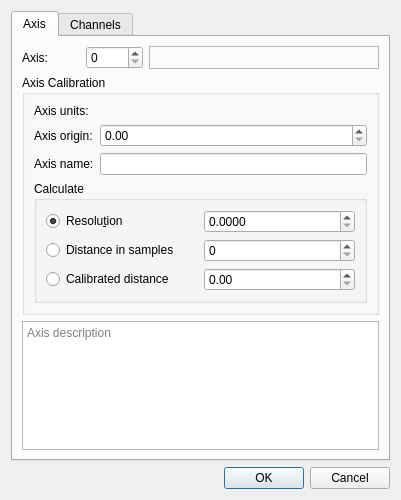
<?xml version="1.0" encoding="UTF-8"?>
<ui version="4.0">
 <class>AxesCalibrationDialog</class>
 <widget class="QDialog" name="AxesCalibrationDialog">
  <property name="windowModality">
   <enum>Qt::WindowModality::WindowModal</enum>
  </property>
  <property name="geometry">
   <rect>
    <x>0</x>
    <y>0</y>
    <width>401</width>
    <height>500</height>
   </rect>
  </property>
  <property name="windowTitle">
   <string>Axes Calibration</string>
  </property>
  <property name="modal">
   <bool>true</bool>
  </property>
  <layout class="QGridLayout" name="gridLayout_4">
   <item row="1" column="0">
    <widget class="QDialogButtonBox" name="buttonBox">
     <property name="orientation">
      <enum>Qt::Orientation::Horizontal</enum>
     </property>
     <property name="standardButtons">
      <set>QDialogButtonBox::StandardButton::Cancel|QDialogButtonBox::StandardButton::Ok</set>
     </property>
    </widget>
   </item>
   <item row="0" column="0">
    <widget class="QTabWidget" name="tabWidget">
     <property name="currentIndex">
      <number>0</number>
     </property>
     <widget class="QWidget" name="tabWidgetPage1">
      <attribute name="title">
       <string>Axis</string>
      </attribute>
      <layout class="QGridLayout" name="gridLayout_3">
       <item row="0" column="0">
        <layout class="QHBoxLayout" name="horizontalLayout">
         <item>
          <widget class="QLabel" name="label">
           <property name="sizePolicy">
            <sizepolicy hsizetype="Minimum" vsizetype="Preferred">
             <horstretch>1</horstretch>
             <verstretch>0</verstretch>
            </sizepolicy>
           </property>
           <property name="minimumSize">
            <size>
             <width>20</width>
             <height>0</height>
            </size>
           </property>
           <property name="text">
            <string>Axis:</string>
           </property>
          </widget>
         </item>
         <item>
          <widget class="QSpinBox" name="axisIndexSpinBox">
           <property name="sizePolicy">
            <sizepolicy hsizetype="MinimumExpanding" vsizetype="Fixed">
             <horstretch>1</horstretch>
             <verstretch>0</verstretch>
            </sizepolicy>
           </property>
           <property name="minimumSize">
            <size>
             <width>20</width>
             <height>0</height>
            </size>
           </property>
           <property name="toolTip">
            <string>Select axis index</string>
           </property>
           <property name="statusTip">
            <string>Select axis index</string>
           </property>
           <property name="whatsThis">
            <string>&lt;html&gt;&lt;head/&gt;&lt;body&gt;&lt;p&gt;Select the axis to calibrate, given the index of the axis. &lt;/p&gt;&lt;p&gt;&lt;a href=&quot;https://numpy.org/doc/stable/index.html&quot;&gt;&lt;span style=&quot; text-decoration: underline; color:#72b925;&quot;&gt;Numpy arrays&lt;/span&gt;&lt;/a&gt; associate a Cartesian system of axes, which are indexed starting with 0. &lt;span style=&quot; font-style:italic;&quot;&gt;1D arrays have a single axis&lt;/span&gt;. &lt;/p&gt;&lt;p&gt;For generic numpy arrays with at least two dimensions, the first axis (axis 0) is the vertical axis: iterating along its dimension points to an array &amp;quot;row&amp;quot;. &lt;/p&gt;&lt;p&gt;&lt;br/&gt;&lt;/p&gt;&lt;p&gt;The &lt;a href=&quot;https://ukoethe.github.io/vigra/&quot;&gt;&lt;span style=&quot; font-weight:600; text-decoration: underline; color:#72b925;&quot;&gt;Vigra&lt;/span&gt;&lt;/a&gt; library introduces the VigraArray, an enhanced form of numpy arrays where each axis has defined semantic (e.g. , space, time, etc) encapsulated in the concept of AxisTags. It is often useful to attach a physical dimension to such axes (units of measure for distance, time, etc). &lt;/p&gt;&lt;p&gt;&lt;br/&gt;&lt;/p&gt;&lt;p&gt;A VigraArray can have an additional axis representing the &amp;quot;channel&amp;quot; axis. This is useful particularly for multi-band, or multi-channel, images. In single-band images the channel axis, when present, has size 1 (a &amp;quot;singleton&amp;quot; axis). It makes sense to attach units of measure to this axis, too, thus giving a physical meaning to the channel data, when appropriate.&lt;/p&gt;&lt;p&gt;&lt;br/&gt;&lt;/p&gt;&lt;p&gt;Raster image data represented by classes in the &lt;a href=&quot;https://www.qt.io/&quot;&gt;&lt;span style=&quot; font-weight:600; text-decoration: underline; color:#72b925;&quot;&gt;Qt framework&lt;/span&gt;&lt;/a&gt; (QImage, QPixmap) by definition have only two axes corresponding to the Cartesian system of the image. &lt;/p&gt;&lt;/body&gt;&lt;/html&gt;</string>
           </property>
          </widget>
         </item>
         <item>
          <widget class="QLabel" name="axisInfoLabel">
           <property name="sizePolicy">
            <sizepolicy hsizetype="Expanding" vsizetype="Preferred">
             <horstretch>4</horstretch>
             <verstretch>0</verstretch>
            </sizepolicy>
           </property>
           <property name="toolTip">
            <string>Axis length (samples)</string>
           </property>
           <property name="frameShape">
            <enum>QFrame::Shape::StyledPanel</enum>
           </property>
           <property name="frameShadow">
            <enum>QFrame::Shadow::Sunken</enum>
           </property>
           <property name="midLineWidth">
            <number>1</number>
           </property>
           <property name="text">
            <string/>
           </property>
           <property name="scaledContents">
            <bool>true</bool>
           </property>
           <property name="wordWrap">
            <bool>true</bool>
           </property>
           <property name="textInteractionFlags">
            <set>Qt::TextInteractionFlag::TextSelectableByKeyboard|Qt::TextInteractionFlag::TextSelectableByMouse</set>
           </property>
          </widget>
         </item>
        </layout>
       </item>
       <item row="1" column="0">
        <widget class="QGroupBox" name="axisCalibrationGroupBox">
         <property name="sizePolicy">
          <sizepolicy hsizetype="Expanding" vsizetype="Preferred">
           <horstretch>1</horstretch>
           <verstretch>0</verstretch>
          </sizepolicy>
         </property>
         <property name="toolTip">
          <string>Calibrate axis. Selected parameter below will be calculated based on the value of the other two</string>
         </property>
         <property name="title">
          <string>Axis Calibration</string>
         </property>
         <layout class="QGridLayout" name="gridLayout_2">
          <item row="0" column="0">
           <widget class="QLabel" name="label_5">
            <property name="toolTip">
             <string>Select a physical unit</string>
            </property>
            <property name="statusTip">
             <string>Select a physical unit</string>
            </property>
            <property name="whatsThis">
             <string>Select a physical unit</string>
            </property>
            <property name="text">
             <string>Axis units:</string>
            </property>
           </widget>
          </item>
          <item row="0" column="1">
           <widget class="QuantityChooserWidget" name="axisUnitSelectionWidget" native="true"/>
          </item>
          <item row="1" column="0">
           <widget class="QLabel" name="label_2">
            <property name="text">
             <string>Axis origin:</string>
            </property>
           </widget>
          </item>
          <item row="1" column="1">
           <widget class="QDoubleSpinBox" name="axisOriginSpinBox">
            <property name="toolTip">
             <string>Axis origin in physical units</string>
            </property>
            <property name="statusTip">
             <string>Axis origin in physical units</string>
            </property>
            <property name="whatsThis">
             <string>Axis origin in physical units</string>
            </property>
            <property name="maximum">
             <double>1000000.000000000000000</double>
            </property>
           </widget>
          </item>
          <item row="2" column="0">
           <widget class="QLabel" name="label_8">
            <property name="text">
             <string>Axis name:</string>
            </property>
           </widget>
          </item>
          <item row="2" column="1">
           <widget class="QLineEdit" name="lineEdit_2"/>
          </item>
          <item row="3" column="0" colspan="2">
           <widget class="QGroupBox" name="groupBox">
            <property name="toolTip">
             <string>Selected parameter to calculate using the values of other two parameters.</string>
            </property>
            <property name="statusTip">
             <string>Selected parameter to calculate using the values of other two parameters.</string>
            </property>
            <property name="whatsThis">
             <string>Selected parameter to calculate using the values of other two parameters.</string>
            </property>
            <property name="title">
             <string>Calculate</string>
            </property>
            <layout class="QGridLayout" name="gridLayout">
             <item row="0" column="0">
              <widget class="QRadioButton" name="axisResolutionRadioButton">
               <property name="toolTip">
                <string>Resolution (units / pixel)
Select this to calculate it using Distance in pixels and Calibrated length.</string>
               </property>
               <property name="statusTip">
                <string>Axis resolution (size of one pixel in calibrated units)</string>
               </property>
               <property name="whatsThis">
                <string>Axis resolution (size of one pixel in calibrated units)</string>
               </property>
               <property name="text">
                <string>Resolu&amp;tion</string>
               </property>
               <property name="checked">
                <bool>true</bool>
               </property>
              </widget>
             </item>
             <item row="0" column="1">
              <widget class="QDoubleSpinBox" name="axisResolutionSpinBox">
               <property name="enabled">
                <bool>true</bool>
               </property>
               <property name="toolTip">
                <string>Axis resolution (size of one pixel in calibrated units)</string>
               </property>
               <property name="statusTip">
                <string>Axis resolution (size of one pixel in calibrated units)</string>
               </property>
               <property name="whatsThis">
                <string>Axis resolution (size of one pixel in calibrated units)</string>
               </property>
               <property name="readOnly">
                <bool>false</bool>
               </property>
               <property name="decimals">
                <number>4</number>
               </property>
               <property name="maximum">
                <double>1000000.000000000000000</double>
               </property>
              </widget>
             </item>
             <item row="1" column="0">
              <widget class="QRadioButton" name="axisSampleDistanceRadioButton">
               <property name="toolTip">
                <string>Distance in samples, along the selected axis.
Select this to calculate it based on Resolution and Calibrated distance</string>
               </property>
               <property name="statusTip">
                <string>Distance in samples, along the selected axis.\nSelect this to calculate it based on Resolution and Calibrated distance</string>
               </property>
               <property name="whatsThis">
                <string>Distance in samples, along the selected axis.
Select this to calculate it based on Resolution and Calibrated distance</string>
               </property>
               <property name="text">
                <string>Distance in samples</string>
               </property>
              </widget>
             </item>
             <item row="1" column="1">
              <widget class="QSpinBox" name="axisSampleDistanceSpinBox">
               <property name="toolTip">
                <string>Distance in pixels along the selected axis</string>
               </property>
               <property name="statusTip">
                <string>Distance in pixels along the selected ax</string>
               </property>
               <property name="whatsThis">
                <string>Distance in pixels along the selected ax</string>
               </property>
               <property name="maximum">
                <number>1000000000</number>
               </property>
              </widget>
             </item>
             <item row="2" column="0">
              <widget class="QRadioButton" name="axisCalibratedDistanceRadioButton">
               <property name="toolTip">
                <string>Calibrated distance in physical units.
Select this to calculate it based on Resolution and Distance in pixels</string>
               </property>
               <property name="statusTip">
                <string>Calibrated distance in physical units.\nSelect this to calculate it based on Resolution and Distance in pixels</string>
               </property>
               <property name="whatsThis">
                <string>Calibrated distance in physical units.
Select this to calculate it based on Resolution and Distance in pixels</string>
               </property>
               <property name="text">
                <string>Calibrated distance</string>
               </property>
              </widget>
             </item>
             <item row="2" column="1">
              <widget class="QDoubleSpinBox" name="axisCalibratedDistanceSpinBox">
               <property name="toolTip">
                <string>Distance in calibrated units</string>
               </property>
               <property name="maximum">
                <double>1000000.000000000000000</double>
               </property>
              </widget>
             </item>
            </layout>
           </widget>
          </item>
         </layout>
        </widget>
       </item>
       <item row="2" column="0">
        <widget class="QPlainTextEdit" name="axisDescriptionEdit">
         <property name="sizePolicy">
          <sizepolicy hsizetype="Expanding" vsizetype="Preferred">
           <horstretch>0</horstretch>
           <verstretch>1</verstretch>
          </sizepolicy>
         </property>
         <property name="toolTip">
          <string>Axis description</string>
         </property>
         <property name="placeholderText">
          <string>Axis description</string>
         </property>
        </widget>
       </item>
      </layout>
     </widget>
     <widget class="QWidget" name="tabWidgetPage2">
      <attribute name="title">
       <string>Channels</string>
      </attribute>
      <layout class="QGridLayout" name="gridLayout_6">
       <item row="0" column="0">
        <layout class="QHBoxLayout" name="horizontalLayout_2">
         <item>
          <widget class="QLabel" name="label_3">
           <property name="sizePolicy">
            <sizepolicy hsizetype="Minimum" vsizetype="Preferred">
             <horstretch>1</horstretch>
             <verstretch>0</verstretch>
            </sizepolicy>
           </property>
           <property name="text">
            <string>Channel:</string>
           </property>
          </widget>
         </item>
         <item>
          <widget class="QSpinBox" name="channelIndexSpinBox">
           <property name="sizePolicy">
            <sizepolicy hsizetype="MinimumExpanding" vsizetype="Fixed">
             <horstretch>1</horstretch>
             <verstretch>0</verstretch>
            </sizepolicy>
           </property>
           <property name="minimumSize">
            <size>
             <width>20</width>
             <height>0</height>
            </size>
           </property>
          </widget>
         </item>
         <item>
          <widget class="QLabel" name="channelInfoLabel">
           <property name="sizePolicy">
            <sizepolicy hsizetype="Expanding" vsizetype="Preferred">
             <horstretch>4</horstretch>
             <verstretch>0</verstretch>
            </sizepolicy>
           </property>
           <property name="frameShape">
            <enum>QFrame::Shape::StyledPanel</enum>
           </property>
           <property name="frameShadow">
            <enum>QFrame::Shadow::Sunken</enum>
           </property>
           <property name="text">
            <string/>
           </property>
          </widget>
         </item>
        </layout>
       </item>
       <item row="1" column="0">
        <widget class="QGroupBox" name="channelCalibrationGroupBox">
         <property name="sizePolicy">
          <sizepolicy hsizetype="Expanding" vsizetype="Preferred">
           <horstretch>1</horstretch>
           <verstretch>0</verstretch>
          </sizepolicy>
         </property>
         <property name="toolTip">
          <string>Calibrate axis. Selected parameter below will be calculated based on the value of the other two</string>
         </property>
         <property name="title">
          <string>Channel Calibration</string>
         </property>
         <layout class="QGridLayout" name="gridLayout_5">
          <item row="0" column="0">
           <widget class="QLabel" name="label_6">
            <property name="toolTip">
             <string>Select a physical unit</string>
            </property>
            <property name="statusTip">
             <string>Select a physical unit</string>
            </property>
            <property name="whatsThis">
             <string>Select a physical unit</string>
            </property>
            <property name="text">
             <string>Units:</string>
            </property>
           </widget>
          </item>
          <item row="0" column="1">
           <widget class="QuantityChooserWidget" name="channelUnitSelectionWidget" native="true"/>
          </item>
          <item row="1" column="0">
           <widget class="QLabel" name="label_7">
            <property name="text">
             <string>Minimum:</string>
            </property>
           </widget>
          </item>
          <item row="1" column="1">
           <widget class="QDoubleSpinBox" name="channelMinimumDoubleSpinBox"/>
          </item>
          <item row="2" column="0">
           <widget class="QLabel" name="label_9">
            <property name="text">
             <string>Maximum:</string>
            </property>
           </widget>
          </item>
          <item row="2" column="1">
           <widget class="QDoubleSpinBox" name="channelMaximumDoubleSpinBox"/>
          </item>
          <item row="3" column="0" colspan="2">
           <widget class="QPlainTextEdit" name="channelCalibrationFunctionTextEdit">
            <property name="placeholderText">
             <string extracomment="Example shown for Fluo5F">Channel calibration expression e.g. 2.3 * pq.micromolar * x / dF/F_max, where dF/F_max is a numeric dimensionless constant</string>
            </property>
           </widget>
          </item>
          <item row="4" column="0">
           <widget class="QLabel" name="label_4">
            <property name="text">
             <string>Name:</string>
            </property>
           </widget>
          </item>
          <item row="4" column="1">
           <widget class="QLineEdit" name="lineEdit"/>
          </item>
         </layout>
        </widget>
       </item>
       <item row="2" column="0">
        <widget class="QPlainTextEdit" name="channelDescriptionEdit">
         <property name="sizePolicy">
          <sizepolicy hsizetype="Expanding" vsizetype="Preferred">
           <horstretch>0</horstretch>
           <verstretch>1</verstretch>
          </sizepolicy>
         </property>
         <property name="toolTip">
          <string>Channel description</string>
         </property>
         <property name="placeholderText">
          <string>Channel description</string>
         </property>
        </widget>
       </item>
      </layout>
     </widget>
    </widget>
   </item>
  </layout>
 </widget>
 <customwidgets>
  <customwidget>
   <class>QuantityChooserWidget</class>
   <extends>QWidget</extends>
   <header location="global">gui.widgets.small_widgets</header>
   <container>1</container>
  </customwidget>
 </customwidgets>
 <resources/>
 <connections>
  <connection>
   <sender>buttonBox</sender>
   <signal>accepted()</signal>
   <receiver>AxesCalibrationDialog</receiver>
   <slot>accept()</slot>
   <hints>
    <hint type="sourcelabel">
     <x>248</x>
     <y>254</y>
    </hint>
    <hint type="destinationlabel">
     <x>157</x>
     <y>274</y>
    </hint>
   </hints>
  </connection>
  <connection>
   <sender>buttonBox</sender>
   <signal>rejected()</signal>
   <receiver>AxesCalibrationDialog</receiver>
   <slot>reject()</slot>
   <hints>
    <hint type="sourcelabel">
     <x>316</x>
     <y>260</y>
    </hint>
    <hint type="destinationlabel">
     <x>286</x>
     <y>274</y>
    </hint>
   </hints>
  </connection>
 </connections>
</ui>
